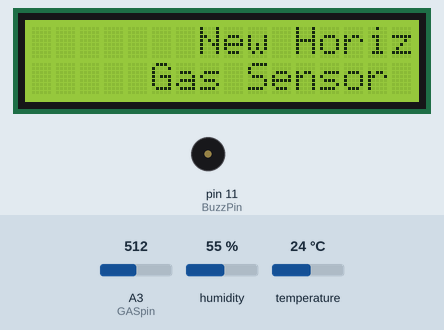
Bench run of a sketch on a simulated Arduino Uno, built with avr-gcc and run on an emulated ATmega328P. On the bench: 16×2 character LCD, buzzer (waves = sounding). The test bench sets the inputs (shaded band); at power-on: A3 (GASpin) = 512, humidity 55 %, temperature 24 °C. What the sketch prints to the serial monitor is not drawn.

Above: at 0.1 s.
At 5.2 s:
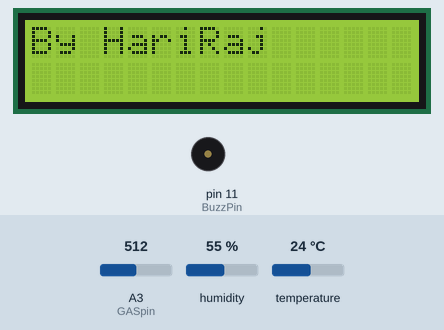
At 26.4 s:
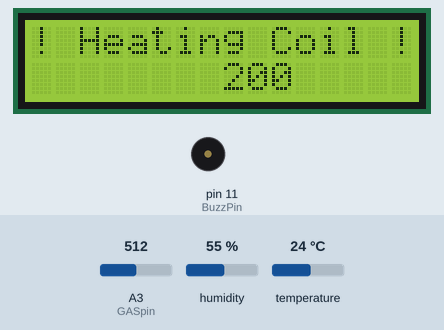
At 29.42 s:
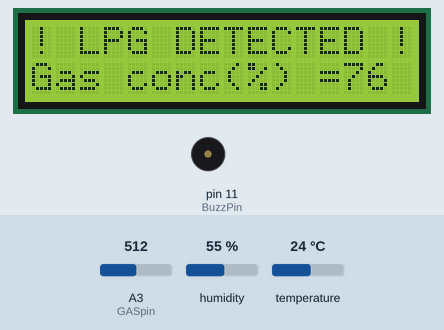
Timing chart, 0 to 30.9 s (numbered marks = the images above):
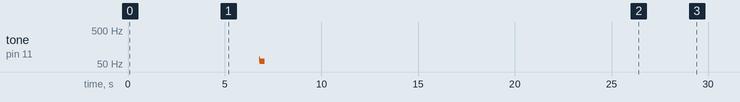

Measured:
- what the display in image 1 shows lasts 1.7 s, from 5.2 s to 6.9 s
- what the display in image 2 shows lasts 1.8 s, from 25.7 s to 27.5 s

The sketch:

Gas_Sensor_V1.4.ino
```cpp
// Version 1.4

/******* Coding done by R.Hariraj-Electronics&Communication-4th Semester-New Horizon College**
 ******* Jan 8th 2017 *******
 *  Buzzes at different time interval indicating more LPG ppm is present near gas sensor.
 *  User defined ranges.
 *
 *
 *  Sensitive in reading Gas concentration.
  */

#include <Wire.h>

#include <LiquidCrystal_I2C.h>

#include "DHT.h"


DHT dht;  // CLASS object

// Set the LCD address to 0x27 for a 16 chars and 2 line display
LiquidCrystal_I2C lcd(0x27, 16, 2);

// Thresholds
const byte gasThres = 8; // gas conc threshold

//Pin Declaration
const byte GASpin = A3;
const byte BuzzPin = 11;

// Variable Declaration
int GASval = 0;
byte mapGASval = 0;
boolean BuzzState = LOW;

// Timer Variables
//unsigned long MillisTimer ;
unsigned long previousMillis ;
unsigned long setupTimer ;
long LPGtimer = 0;

// Millis Timer
unsigned long MillisTimer; // Start Millis

// Funcn declaration

/* This function changes buzzer delay interval, with respective to
    Gas concentration range(in %) .
    ie for example : If the input value conc is in 20 to 25 range , then buzzer delay interval becomes 1000

    It is mainly written to indicate the user that LPG ppm is more near Gas_Sensor (UPDATED in V1.2)
*/

byte lowRange_1 = 8;
byte lowRange_2 = 30;
byte midRange_2 = 45;
byte highRange_2 = 50;

int beepTimerfunc(byte mapGASval , byte lowRange_1 , byte lowRange_2 , byte midRange_2 , byte highRange_2 );

/*
   Funcn Name : heatCoil
   Description :
    To wait for coil to heat up.
   Waiting Time : 200 == 20 seconds
   Variable to change the waiting time is
    -> heatCoilTimer;
*/
byte heatCoilTimer = 200; // timer variable

void heatCoil(byte heatCoilTimer); // funcn

/* Function name : lcdDataPrint.
 *  Prints Temperature , Humidity and Gas concentration.
 */

void lcdDataPrint(byte mapGASval_2, float humidity_2 , float temperature_2); // funcn declaration

void setup()
{
  // initialize the LCD
  lcd.begin();

  // Turn on the blacklight and print a message.
  lcd.backlight();

  // Print lines and scroll left
  lcd.setCursor(8, 0);
  lcd.print("New Horizon");

  for ( int i = 0 ; i < 6; i++)  // Prints string and scrolls towards left
  {
    lcd.setCursor(6, 1);
    lcd.print("Gas Sensor V1.4");
    lcd.scrollDisplayLeft();
    delay(500);
  }
  delay(2000);

  lcd.clear();
  lcd.print("By HariRaj");//,Gotham");
  //lcd.setCursor(0,1);
  // lcd.print("Jana,Sid");
  delay(1200);

  // lcd print
  Serial.begin(9600);
  Serial.println();
  Serial.println("Status\tHumidity (%)\tTemperature (C)\t(F)");

  dht.setup(3); // data pin 3

  // Setup pin mode
  pinMode(GASpin , INPUT);
  pinMode(BuzzPin , OUTPUT);

  // inital buzzer check (beep)
  digitalWrite(BuzzPin , HIGH);
  delay(200);
  digitalWrite(BuzzPin , LOW);
  delay(100);

  lcd.clear();

  // Heat coil for 20 seconds and beeps at last
  heatCoil(heatCoilTimer);

}// close setup

void loop()
{
   MillisTimer = millis(); // start millis timer

 // dht time constents
  const long dhtTimer = 2000;
  long previousDhtTimer =0;

 // dht values
 float humidity ;
 float temperature;

  if(MillisTimer - previousDhtTimer >= dhtTimer) // Read DHT sensor values for every 2 seconds
  {
    previousDhtTimer = MillisTimer;
   humidity = dht.getHumidity();  // retrive humidity data from dht
   temperature = dht.getTemperature(); // Temperature
   Serial.print(dht.getStatusString()); // Status String to display in serial monitor
  }

  // Prints data in serial monitor
  Serial.print("\t");

  Serial.print(humidity, 1); // prints humidity with one decimal point

  Serial.print("\t \t");

  Serial.print(temperature, 1); // ( Value , format );

  GASval = analogRead(GASpin)/10;
  GASval = GASval / 1.02;
  // To get MQ-6 reading value in percentage

  mapGASval = map(GASval , 0 , 65 , 0 , 100);

  Serial.print("\t");
  Serial.print(GASval);
  Serial.print("(int)\t");
  Serial.print(mapGASval);
  Serial.println("%");

// Prints these datas only if the conc is below gasThres.
 lcdDataPrint(mapGASval , humidity , temperature) ;

  // print data in LCD over

long buzzTimer = 1200;
long previousBuzzTimer =0;

/*
 * Function Name : beepTimerfunc (mapGASval , lowRange_1 , lowRange_2 , midRange_2 , highRange_2 );
 * Return type : int
 *
 * Used to get buzzer on off interval time , ie for mapped gas val (mapGASval)
 *
 */
  int beepTimer =  beepTimerfunc( mapGASval , lowRange_1 , lowRange_2 , midRange_2 , highRange_2 );

  if( mapGASval > gasThres)
  {
     lcd.clear();
      if ( MillisTimer - LPGtimer >= 400)
       {
        LPGtimer = MillisTimer;
        lcd.print("! LPG DETECTED !");
       }
      lcd.setCursor(0, 1);
      lcd.print("Gas conc(%) =");
      lcd.print(mapGASval);
      delay(200);
  }

  if (MillisTimer - previousMillis >= beepTimer)
  {
    previousMillis = MillisTimer;

    if (mapGASval > gasThres)
    {  // version 1.4 update
      lcd.clear();
      lcd.setCursor(0, 1);
      lcd.print("Gas conc(%) =");
      lcd.print(mapGASval);
    if (BuzzState == LOW)
      {
        BuzzState = HIGH;
      }
   else
        BuzzState = LOW;
    }// close Gas compare
  }// close Timer if

// Makes Buzzer LOW in case the reading value changes from 8 to 7 instantenly ,keeping the buzzer HIGH
 if((BuzzState == HIGH) && (mapGASval <8) && (MillisTimer - previousBuzzTimer >= buzzTimer ))
 {
  previousBuzzTimer = MillisTimer;
  BuzzState = LOW;
 }

digitalWrite(BuzzPin , BuzzState);

}// close loop


long buzzTimer_2 = 0; // a globel variable

    /* USER DEFINED FUNCTIONS */

int beepTimerfunc(byte mapGASval_2 , byte lowRange_1 , byte lowRange_2 , byte midRange_2 , byte highRange_2 )
{
  if (  (mapGASval_2 > lowRange_1) && (mapGASval_2 < lowRange_2) )
    return buzzTimer_2 = 1600;
  else if (  (mapGASval_2 > lowRange_2) || (mapGASval_2 < midRange_2) )
    return buzzTimer_2 = 800;
  else if (  (mapGASval_2 >midRange_2) || (mapGASval_2 < highRange_2) )
    return buzzTimer_2 = 400;
  else if (  (mapGASval_2 >highRange_2) )// || (mapGASval_2 < 40) )
    return  buzzTimer_2 = 210;
}

void heatCoil(byte heatCoilTimer) // funcn 2
{
  lcd.setCursor(3, 0);

  for ( int j = 0 ; j < (heatCoilTimer + 1) ; j++)
  {
    lcd.clear();
    lcd.print("! Heating Coil !");
    lcd.setCursor(8, 1);
    lcd.print(j);
    digitalWrite(BuzzPin , HIGH);
    delay(j / 2);
    digitalWrite(BuzzPin , LOW);
    delay(j / 4);
  }
  delay(500);

  // Last ready beep
  digitalWrite(BuzzPin , HIGH);
  delay(1000);
  digitalWrite(BuzzPin , LOW);
  delay(100);
}

void lcdDataPrint(byte mapGASval_2, float humidity_2 , float temperature_2) // funcn 3
{
  if(mapGASval_2 <= gasThres)
  {
  lcd.clear();
  lcd.print(humidity_2, 1);
  lcd.print("RH%   ");
  lcd.print(temperature_2, 1);
  lcd.print((char)223); // to display  ° in LCD ( ASCII )
  lcd.print("C");
  lcd.setCursor(0, 1);
  lcd.print("Gas conc(%) =");
  lcd.print(mapGASval_2);  //mapGASval
  delay(200);
  }
}
```
